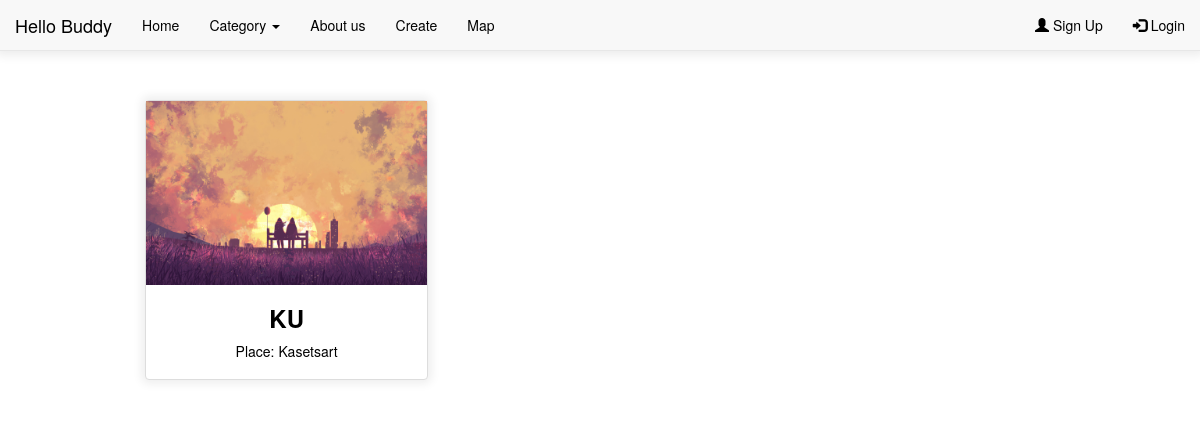
The page /education on the database its author committed.
### Hello_Buddy/models.py (models this page shows, shortened)
class Event(models.Model):
    category = [
        ('eating', 'Eating'),
        ('sport', 'Sport'),
        ('movie', 'Movie'),
        ('party', 'Party'),
        ('education', 'Education'),
    ]
    name = models.CharField("Name", max_length=20)
    place = models.CharField("Place", max_length=50)
    participant = models.PositiveIntegerField("Participant",
                                            default=1)
    joined = models.PositiveIntegerField(default=0)
    date = models.DateField("Date")
    time = models.TimeField("Time")
    type = models.CharField("Type", max_length=20,
                            null=True, blank=True, choices=category)
    image_upload = models.ImageField(null=True,
                                     blank=True, upload_to='event/images',
                                     default='event/images/default.jpg')
    def is_active(self):
        now = timezone.localtime()
        date = now.date()
        time = now.time()
        return date < self.date or (date == self.date and time < self.time)

### Hello_Buddy/views.py (the view)
# urls.py: path('<str:event_category>', views.events_by_category, name='event_category'),
def events_by_category(request, event_category):
    sorted_event = Event.objects.filter(type=event_category)
    context = {"events_in_category": sorted_event}
    return render(request,
                  "Hello_Buddy/event_by_category.html",
                  context)

### Hello_Buddy/templates/Hello_Buddy/event_by_category.html (shortened to what this page needs)
{% extends 'Hello_Buddy/base.html' %} {% block content %}
<head>
    </head>
{% if events_in_category %}
<div class="container" style="margin-top: 100px">
  <div class="container-fluid text-center bg-grey">
    <div class="row text-center">
      {% for event in events_in_category %}
      {%if event.is_active %}
      <a href="{% url 'event' event.id %}">
        <div class="col-sm-4">
          <div class="thumbnail">
            <img src="{{ event.image_upload.url }}" width="300" height="100" />
            <h3><strong>{{event.name}}</strong></h3>
            <p>Place: {{event.place}}</p>
          </div>
        </div>
      </a>
      {%endif%}
      {%endfor%}
    </div>
  </div>
</div>
{% else %}
<div class="container" style="margin-top: 50px">
  <p>No events in this category.</p>
</div>
{% endif %}
{% endblock %}

### Hello_Buddy/templates/Hello_Buddy/event_by_category.html (style rules this page uses)
a:link { color: Black; background-color: transparent; text-decoration: none; }
.thumbnail { padding: 0 0 15px 0; border: 1px solid #ddd; border-radius: 4px; width: 100%; height: 280px; box-shadow: 0 0 10px 4px rgb(239,239,239); }
.thumbnail img { width: 100%; height: 70%; margin-bottom: 10px; }

### rows shown on the page
Event: image_upload (placeholder picture), name "KU", place "Kasetsart"
